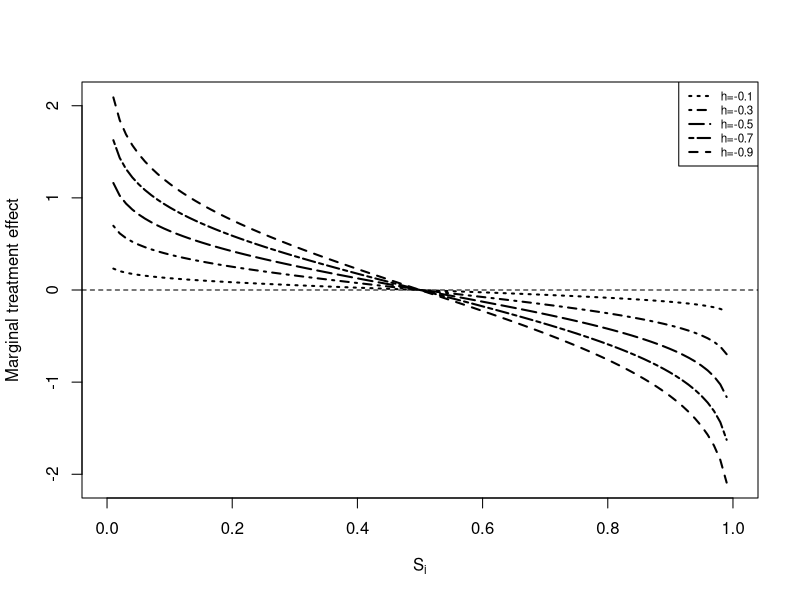

The R source for this figure:
###Figure 7 plotting
#pdf("Figure7.pdf")
threshold<-seq(0,1,length=100)
vt<-qnorm(threshold,0,1)
plot(threshold,-0.9*vt,type="l",lty=2,lwd=2,ylab="Marginal treatment effect",xlab=expression('S'[i]))
lines(threshold,-0.1*vt,lty=3,lwd=2)
lines(threshold,-0.3*vt,lty=4,lwd=2)
lines(threshold,-0.5*vt,lty=5,lwd=2)
lines(threshold,-0.7*vt,lty=6,lwd=2)
legend("topright",legend=c("h=-0.1","h=-0.3","h=-0.5","h=-0.7","h=-0.9"),lty=c(3,4,5,6,2),lwd=2,cex=0.7)
abline(h=0,lty=2)
#dev.off()